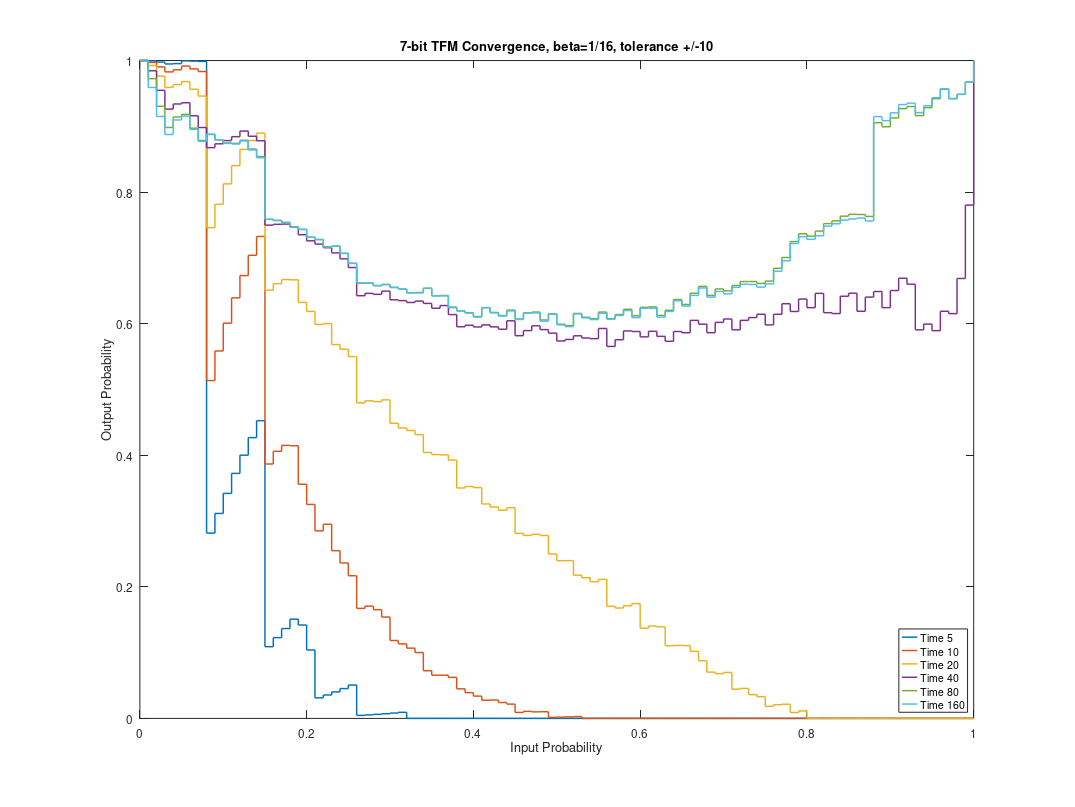

MATLAB code to generate this figure:
%=========================================
%Generated by PRISM Chart Package
%=========================================

x0 = [0.0 0.01 0.02 0.03 0.04 0.05 0.06 0.07 0.08 0.09 0.1 0.11 0.12 0.13 0.14 0.15 0.16 0.17 0.18 0.19 0.2 0.21 0.22 0.23 0.24 0.25 0.26 0.27 0.28 0.29 0.3 0.31 0.32 0.33 0.34 0.35000000000000003 0.36 0.37 0.38 0.39 0.4 0.41000000000000003 0.42 0.43 0.44 0.45 0.46 0.47000000000000003 0.48 0.49 0.5 0.51 0.52 0.53 0.54 0.55 0.56 0.5700000000000001 0.58 0.59 0.6 0.61 0.62 0.63 0.64 0.65 0.66 0.67 0.68 0.6900000000000001 0.7000000000000001 0.71 0.72 0.73 0.74 0.75 0.76 0.77 0.78 0.79 0.8 0.81 0.8200000000000001 0.8300000000000001 0.84 0.85 0.86 0.87 0.88 0.89 0.9 0.91 0.92 0.93 0.9400000000000001 0.9500000000000001 0.96 0.97 0.98 0.99 1.0 ];
y0 = [1.0 0.99940797 0.9976635199999999 0.9948135699999999 0.995328 0.9995187499999999 0.9991748799999999 0.9987000299999998 0.28168192000000003 0.31153122 0.342 0.37243118 0.40009728000000006 0.42681678000000006 0.45260767999999996 0.10901249999999998 0.12279807999999999 0.13660163 0.15089328000000002 0.14195242 0.104 0.03120957 0.03556432 0.040272770000000006 0.045342719999999996 0.05078125 0.004569760000000001 0.005314410000000001 0.006146560000000002 0.007072809999999998 0.0081 0.00923521 0.0 0.0 0.0 0.0 0.0 0.0 0.0 0.0 0.0 0.0 0.0 0.0 0.0 0.0 0.0 0.0 0.0 0.0 0.0 0.0 0.0 0.0 0.0 0.0 0.0 0.0 0.0 0.0 0.0 0.0 0.0 0.0 0.0 0.0 0.0 0.0 0.0 0.0 0.0 0.0 0.0 0.0 0.0 0.0 0.0 0.0 0.0 0.0 0.0 0.0 0.0 0.0 0.0 0.0 0.0 0.0 0.0 0.0 0.0 0.0 0.0 0.0 0.0 0.0 0.0 0.0 0.0 0.0 0.0 ];
x1 = [0.0 0.01 0.02 0.03 0.04 0.05 0.06 0.07 0.08 0.09 0.1 0.11 0.12 0.13 0.14 0.15 0.16 0.17 0.18 0.19 0.2 0.21 0.22 0.23 0.24 0.25 0.26 0.27 0.28 0.29 0.3 0.31 0.32 0.33 0.34 0.35000000000000003 0.36 0.37 0.38 0.39 0.4 0.41000000000000003 0.42 0.43 0.44 0.45 0.46 0.47000000000000003 0.48 0.49 0.5 0.51 0.52 0.53 0.54 0.55 0.56 0.5700000000000001 0.58 0.59 0.6 0.61 0.62 0.63 0.64 0.65 0.66 0.67 0.68 0.6900000000000001 0.7000000000000001 0.71 0.72 0.73 0.74 0.75 0.76 0.77 0.78 0.79 0.8 0.81 0.8200000000000001 0.8300000000000001 0.84 0.85 0.86 0.87 0.88 0.89 0.9 0.91 0.92 0.93 0.9400000000000001 0.9500000000000001 0.96 0.97 0.98 0.99 1.0 ];
y1 = [1.0 0.997123509190898 0.9903576083278582 0.9827495341072883 0.9858990912779059 0.9916389604531249 0.9872478083571237 0.983304091678175 0.5135681336183355 0.5585005451208276 0.6007054769999999 0.639266582254319 0.6731434224663921 0.703946162992386 0.7325704785470453 0.38672784093164053 0.4060004723195903 0.41501750941701465 0.41445776329375345 0.3559002956734396 0.3252224000000001 0.28501435107387596 0.2951861505387126 0.25493342062059976 0.23624637474668547 0.2168426513671875 0.16725811225290088 0.17065940837739813 0.16531105875650154 0.15405986677440575 0.11840717699999997 0.11326728313232703 0.106765370785792 0.10010995710382128 0.07246752611124785 0.06569751256250002 0.06561482154600037 0.062389132154204045 0.04497541661741516 0.03910103368339686 0.03388211200000001 0.027617324561969095 0.0279515109203205 0.02416141270407902 0.021715999502106627 0.009080167710937503 0.010665329707389959 0.009953117824616102 0.010144540954460157 0.001628413597910449 0.001953125 0.0023341651730904517 0.002779905883635713 0.0 0.0 0.0 0.0 0.0 0.0 0.0 0.0 0.0 0.0 0.0 0.0 0.0 0.0 0.0 0.0 0.0 0.0 0.0 0.0 0.0 0.0 0.0 0.0 0.0 0.0 0.0 0.0 0.0 0.0 0.0 0.0 0.0 0.0 0.0 0.0 0.0 0.0 0.0 0.0 0.0 0.0 0.0 0.0 0.0 0.0 0.0 0.0 ];
x2 = [0.0 0.01 0.02 0.03 0.04 0.05 0.06 0.07 0.08 0.09 0.1 0.11 0.12 0.13 0.14 0.15 0.16 0.17 0.18 0.19 0.2 0.21 0.22 0.23 0.24 0.25 0.26 0.27 0.28 0.29 0.3 0.31 0.32 0.33 0.34 0.35000000000000003 0.36 0.37 0.38 0.39 0.4 0.41000000000000003 0.42 0.43 0.44 0.45 0.46 0.47000000000000003 0.48 0.49 0.5 0.51 0.52 0.53 0.54 0.55 0.56 0.5700000000000001 0.58 0.59 0.6 0.61 0.62 0.63 0.64 0.65 0.66 0.67 0.68 0.6900000000000001 0.7000000000000001 0.71 0.72 0.73 0.74 0.75 0.76 0.77 0.78 0.79 0.8 0.81 0.8200000000000001 0.8300000000000001 0.84 0.85 0.86 0.87 0.88 0.89 0.9 0.91 0.92 0.93 0.9400000000000001 0.9500000000000001 0.96 0.97 0.98 0.99 1.0 ];
y2 = [1.0 0.9925162256588506 0.9763513661565634 0.9590461216086229 0.963447607645991 0.967926935455197 0.9563564564206628 0.945980630452633 0.7460040726413164 0.7814841531238205 0.8125354290353839 0.8402969364766802 0.8649406465289877 0.8783276506839537 0.8897129346167618 0.6509244075308657 0.6608453577456682 0.667116888250831 0.6666459516343342 0.6323566521090223 0.6186466220233987 0.5988160019977281 0.6001116358715928 0.5682650843613835 0.5611695650533396 0.549986218669801 0.4795430869583428 0.48275224471373496 0.48158127688934665 0.4841872847620467 0.44867282872858316 0.4415128629641284 0.43764359567774824 0.43135329349842455 0.40419436743665643 0.4010411802947838 0.4005539633492531 0.39263819466885747 0.3502498361655778 0.3524981780721189 0.35082771660495915 0.32594204351780914 0.3212844614807468 0.31646216888379397 0.32017817521859027 0.28131066294724694 0.27815227279859744 0.27995039643266595 0.2780231169799622 0.24988247767340777 0.2397441864013672 0.23980999222459143 0.21772296448956938 0.2138245902113532 0.20782189068235407 0.2113116248191324 0.1703606533656734 0.16776605381159704 0.17139300111756015 0.17455611345892225 0.1370899482471825 0.14036906541689387 0.13916067305417992 0.11052079815874319 0.11095017389010259 0.11066852996564963 0.1018640376794863 0.0875660013747273 0.07031770450429829 0.06807144826107062 0.06983520554280861 0.044437622755850954 0.04559349912235529 0.03623109483819935 0.03308274479812198 0.018322557869396412 0.020894284917025614 0.021548150996585393 0.00890835368059251 0.01134787999706882 0.0 0.0 0.0 0.0 0.0 0.0 0.0 0.0 0.0 0.0 0.0 0.0 0.0 0.0 0.0 0.0 0.0 0.0 0.0 0.0 0.0 ];
x3 = [0.0 0.01 0.02 0.03 0.04 0.05 0.06 0.07 0.08 0.09 0.1 0.11 0.12 0.13 0.14 0.15 0.16 0.17 0.18 0.19 0.2 0.21 0.22 0.23 0.24 0.25 0.26 0.27 0.28 0.29 0.3 0.31 0.32 0.33 0.34 0.35000000000000003 0.36 0.37 0.38 0.39 0.4 0.41000000000000003 0.42 0.43 0.44 0.45 0.46 0.47000000000000003 0.48 0.49 0.5 0.51 0.52 0.53 0.54 0.55 0.56 0.5700000000000001 0.58 0.59 0.6 0.61 0.62 0.63 0.64 0.65 0.66 0.67 0.68 0.6900000000000001 0.7000000000000001 0.71 0.72 0.73 0.74 0.75 0.76 0.77 0.78 0.79 0.8 0.81 0.8200000000000001 0.8300000000000001 0.84 0.85 0.86 0.87 0.88 0.89 0.9 0.91 0.92 0.93 0.9400000000000001 0.9500000000000001 0.96 0.97 0.98 0.99 1.0 ];
y3 = [1.0 0.9844494112996128 0.9546949670571145 0.9261829734311914 0.933971931357302 0.9358625951904068 0.9160072434286145 0.8981685704564379 0.8675943482846509 0.8734160743661082 0.8783346429266785 0.8842756021294671 0.8928061700793457 0.884905493086814 0.8780728292088078 0.7497837850112159 0.7510581115915062 0.7514076003472019 0.746774555740413 0.7351933733099081 0.7259513094795534 0.7209873810317853 0.7155258933226587 0.7075692020382853 0.6985769009368019 0.6853821757336334 0.6425041471605216 0.6460618525992199 0.6446064215823117 0.6494986659610974 0.6363104847457748 0.6350265541149173 0.6322454595824332 0.6343445517823193 0.6307862172067641 0.6234558108104267 0.6275990160886856 0.6138446899507526 0.5953135721539126 0.5976204943861848 0.5949887139303054 0.5981998897285278 0.5951676081601973 0.5915807656401342 0.6043868778826584 0.5817526523031311 0.5894889187794508 0.5967621083394925 0.5910066190824548 0.5856055501206103 0.5737201362371707 0.5760294915338199 0.5815949109062625 0.5782060901705768 0.5772155719861582 0.5926955512397161 0.565441374959637 0.5756243811914823 0.5890219059836226 0.5880909568723544 0.5799786307473659 0.5884085028654271 0.5807409057065692 0.573240534595313 0.5881194700759953 0.5862173236866601 0.6050373901777439 0.5992979676047117 0.5862999616056177 0.601991873374643 0.6071065302199518 0.5907096133504812 0.6050688999048417 0.6093079093366442 0.6143242542359066 0.5981517834823555 0.6142867032565221 0.630315720572524 0.6185682861479708 0.6374708592312932 0.6243613276228357 0.646060173951258 0.6167316845073008 0.6154129507614959 0.6417156766177472 0.6462931877181748 0.6188891941899384 0.6404045489554828 0.6489157485732818 0.6243945589329545 0.650402782548638 0.6690712187077147 0.6600812887213382 0.5906357993519846 0.5993814656212114 0.5894222320105683 0.6188773540067325 0.6152858059063688 0.6687167152713784 0.7802495304780354 1.0 ];
x4 = [0.0 0.01 0.02 0.03 0.04 0.05 0.06 0.07 0.08 0.09 0.1 0.11 0.12 0.13 0.14 0.15 0.16 0.17 0.18 0.19 0.2 0.21 0.22 0.23 0.24 0.25 0.26 0.27 0.28 0.29 0.3 0.31 0.32 0.33 0.34 0.35000000000000003 0.36 0.37 0.38 0.39 0.4 0.41000000000000003 0.42 0.43 0.44 0.45 0.46 0.47000000000000003 0.48 0.49 0.5 0.51 0.52 0.53 0.54 0.55 0.56 0.5700000000000001 0.58 0.59 0.6 0.61 0.62 0.63 0.64 0.65 0.66 0.67 0.68 0.6900000000000001 0.7000000000000001 0.71 0.72 0.73 0.74 0.75 0.76 0.77 0.78 0.79 0.8 0.81 0.8200000000000001 0.8300000000000001 0.84 0.85 0.86 0.87 0.88 0.89 0.9 0.91 0.92 0.93 0.9400000000000001 0.9500000000000001 0.96 0.97 0.98 0.99 1.0 ];
y4 = [1.0 0.9724502033377941 0.9305172897095874 0.8982717456913163 0.9142853006498459 0.9181491646940689 0.8971908634648297 0.8784939431015075 0.8876246355074991 0.8796084126689051 0.8747797985165413 0.8741417417026865 0.8788055140115748 0.8655396411733012 0.8539855310037032 0.7585290944947074 0.7568678320594381 0.7539697217666311 0.7473930210833808 0.743260097088355 0.7316172543642765 0.7280110515345173 0.717123308285328 0.7178925896621609 0.7069712110268853 0.6918805894302991 0.6613502121157293 0.6618605657328326 0.6578804905939768 0.6596925939357431 0.6549808879630966 0.6526050405073061 0.647081629937448 0.6474072968969036 0.6537464993170494 0.6423955565134825 0.6428547954285767 0.625215903427936 0.6193229152097914 0.6166327047507326 0.6108453556932185 0.6243991967429208 0.6170774315668142 0.6123499355948914 0.6206785766090128 0.6070227006706943 0.6165392019790095 0.6176383006356022 0.6056650428744152 0.6150067294392714 0.5992553482397077 0.5970898458879295 0.6155677251433412 0.6097795744959777 0.6075259886532862 0.6176496140174754 0.6075559396625814 0.6138561244806702 0.6219028965228519 0.6119444161867669 0.6248133067288316 0.6255548956268608 0.6125308770958497 0.6203828790735535 0.6367579939168597 0.6292344262549201 0.6462674269603038 0.6566667668266069 0.643035672563889 0.6528348700958236 0.649897278916005 0.6580979563854761 0.6640922438753558 0.6641131807624882 0.6611088248196207 0.6647702218620422 0.6842052921769666 0.7006183785040149 0.7247996712415159 0.7366305294840125 0.733157497945788 0.740755501663259 0.7521680636706578 0.7563076762063622 0.7634495226062488 0.7662922839522797 0.7659366026870909 0.7630519682527332 0.9055271298412978 0.8993152270652323 0.9127015425112022 0.9268898081495125 0.9301028131029068 0.9162521521841284 0.9283142103240819 0.9419212319429668 0.9564879974545777 0.9419953106219058 0.9486080048275504 0.9674525028850199 1.0 ];
x5 = [0.0 0.01 0.02 0.03 0.04 0.05 0.06 0.07 0.08 0.09 0.1 0.11 0.12 0.13 0.14 0.15 0.16 0.17 0.18 0.19 0.2 0.21 0.22 0.23 0.24 0.25 0.26 0.27 0.28 0.29 0.3 0.31 0.32 0.33 0.34 0.35000000000000003 0.36 0.37 0.38 0.39 0.4 0.41000000000000003 0.42 0.43 0.44 0.45 0.46 0.47000000000000003 0.48 0.49 0.5 0.51 0.52 0.53 0.54 0.55 0.56 0.5700000000000001 0.58 0.59 0.6 0.61 0.62 0.63 0.64 0.65 0.66 0.67 0.68 0.6900000000000001 0.7000000000000001 0.71 0.72 0.73 0.74 0.75 0.76 0.77 0.78 0.79 0.8 0.81 0.8200000000000001 0.8300000000000001 0.84 0.85 0.86 0.87 0.88 0.89 0.9 0.91 0.92 0.93 0.9400000000000001 0.9500000000000001 0.96 0.97 0.98 0.99 1.0 ];
y5 = [1.0 0.9590531401769288 0.9149379490409453 0.8875730930090975 0.9096714837879856 0.9155289653882971 0.8953585423303856 0.8771343554683274 0.8880447649221868 0.8792644542347969 0.8740361503660984 0.8731485380292774 0.877650427366249 0.8640866176032496 0.8522073099497864 0.7587434104639311 0.7569133732987228 0.753751724385892 0.7469992238761094 0.7433377963632672 0.7314121805093352 0.7278404045113837 0.7164757863377982 0.7179149155717153 0.7067925106146263 0.6915043910671093 0.6619510756679943 0.6621555893444931 0.6578988768683487 0.6593779419223604 0.6552744953348923 0.652684467577858 0.6468953468097908 0.6469215368880634 0.6539976700900463 0.6422885372720576 0.6423065862441062 0.6243475545744603 0.6193918185602904 0.6161785524366199 0.610089418299384 0.6242744324011598 0.6164926674904714 0.6116601349627986 0.6193756945177422 0.6063876499021532 0.6159953796731171 0.6163766168409575 0.603823124704429 0.6143433409162926 0.5982014393126197 0.59554016462306 0.6149101989349297 0.6087874755840555 0.6062696613442726 0.6156646829159311 0.6068855059085002 0.6125184282146514 0.6199807938585618 0.609284440581149 0.6234247945149227 0.6234105803540574 0.6099419401832192 0.618646346210229 0.6348116537190822 0.6266971453036342 0.6429712387232169 0.6542916619888819 0.6403736980791294 0.649025696801834 0.6454556402015049 0.6552502424182338 0.6600807058415039 0.6595943928398982 0.6555564637194201 0.6605167337725829 0.679730054513254 0.6956414402453174 0.7218698508316131 0.7322434294048369 0.7282416993159677 0.7336506759850613 0.7483237796391395 0.7518952772143948 0.757465979629784 0.759270423992707 0.7605407219771123 0.7561414732348876 0.9148129807639841 0.908660379123381 0.9205388611007073 0.933089662540253 0.935203512006655 0.9208517946445763 0.931248482477301 0.9435492241403404 0.9571951789542893 0.9422339153430402 0.9486421793636372 0.9674534296213285 1.0 ];

figure1 = figure('Color', [1 1 1], 'PaperPosition',[0.6345 6.345 20.3 15.23],'PaperSize',[20.98 29.68]);

axes1 = axes('Parent', figure1, 'FontSize', 16);
xlabel(axes1, 'Input Probability');
ylabel(axes1, 'Output Probability');
box(axes1, 'on');
hold(axes1, 'all');

title(axes1,['7-bit TFM Convergence, beta=1/16, tolerance +/-10'])
plot0 = stairs(x0, y0, '-', 'Parent', axes1, 'LineWidth', 2);
plot1 = stairs(x1, y1, '-', 'Parent', axes1, 'LineWidth', 2);
plot2 = stairs(x2, y2, '-', 'Parent', axes1, 'LineWidth', 2);
plot3 = stairs(x3, y3, '-', 'Parent', axes1, 'LineWidth', 2);
plot4 = stairs(x4, y4, '-', 'Parent', axes1, 'LineWidth', 2);
plot5 = stairs(x5, y5, '-', 'Parent', axes1, 'LineWidth', 2);
legend1 = legend(axes1,{'Time 5', 'Time 10', 'Time 20', 'Time 40', 'Time 80', 'Time 160'},'Location', 'Southeast');
